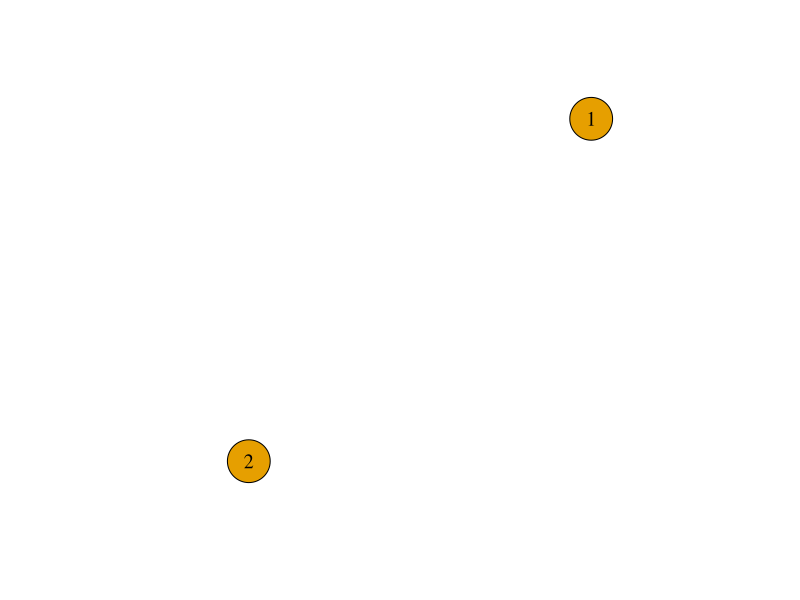
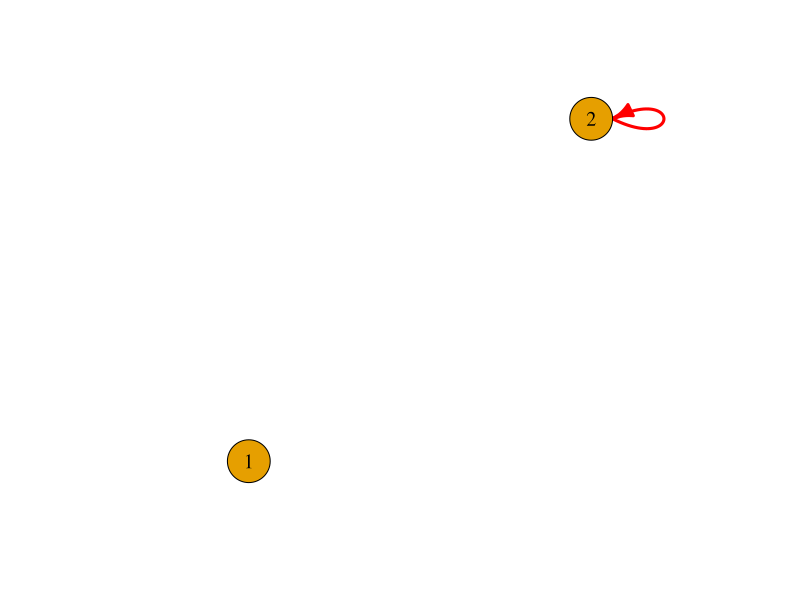
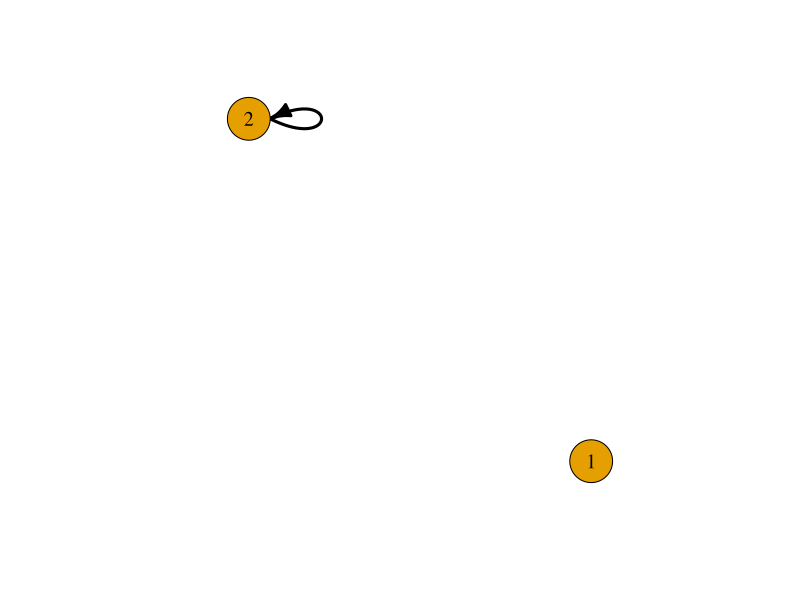
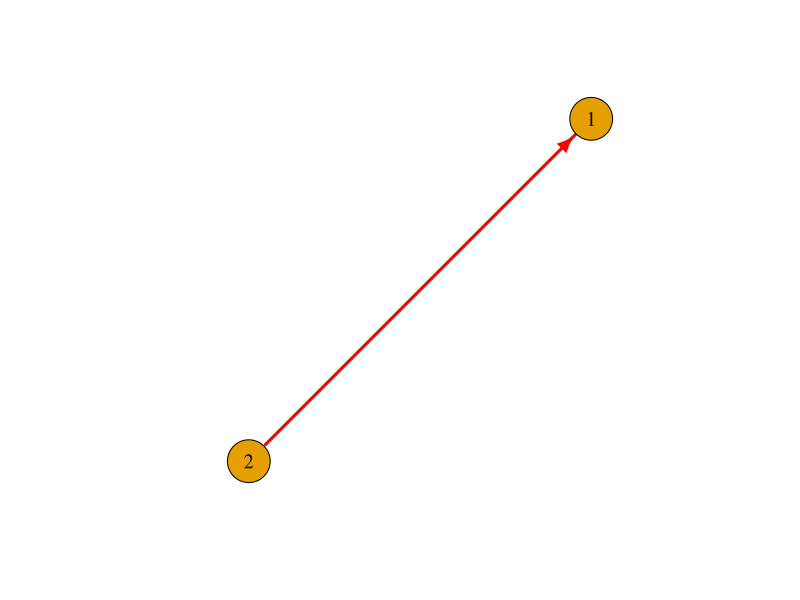
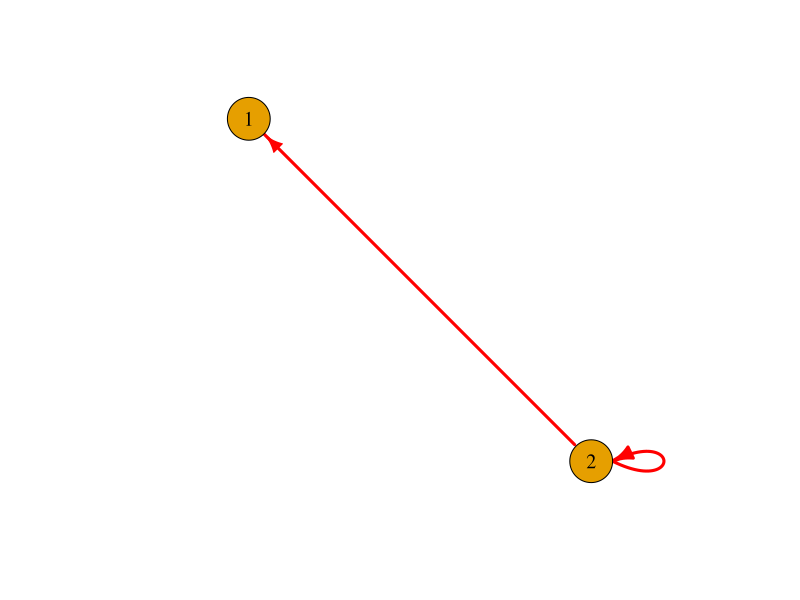
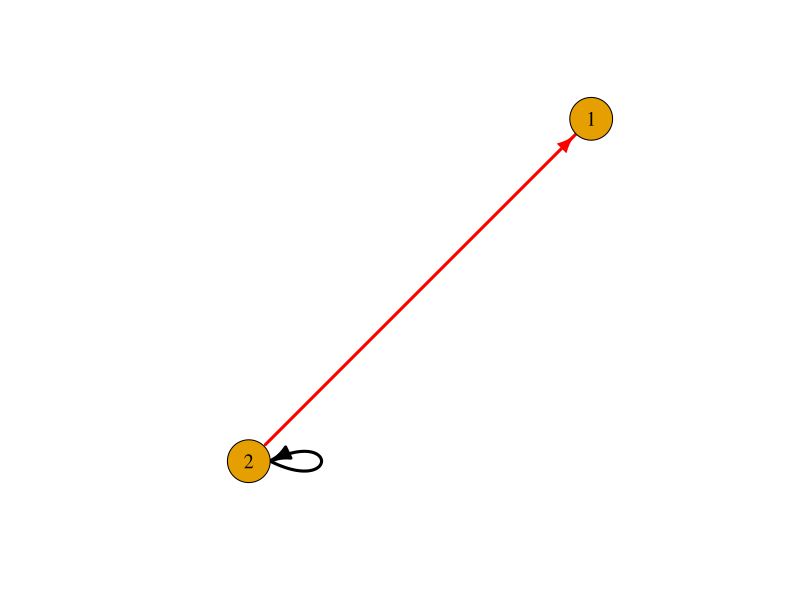
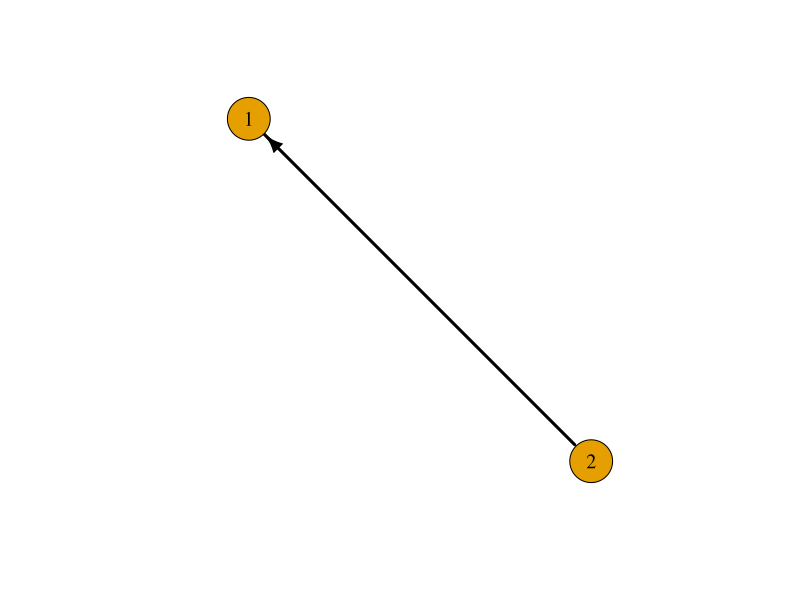
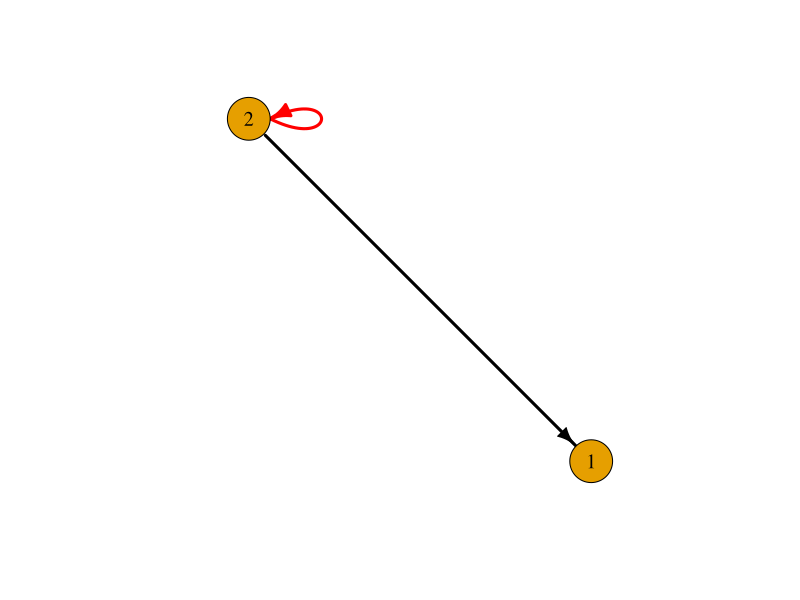

Source code (R) for these figures, in order:
#  This code generates isomorphic graphs based on number of nodes
#  
#  saves the graphs in a pdf file
#  
#  for 2 nodes, 45 graphs are generated, structurally unique (total number 81)
#  
#  for 3 nodes, 3411 graphs are generated (total number 19683)
#  


library(igraph)
library(digest)
library(grDevices)  
library(combinat)

generate_signed_graphs_hashed <- function(n) {
  total_edges <- n * n
  total_graphs <- 3^total_edges
  cat("Total graphs to generate:", total_graphs, "\n")
  
  
  base3_to_signed <- function(vec) {
    sapply(vec, function(x) if (x == 0) 0 else if (x == 1) -1 else 1)
  }
  
  
  int_to_base3 <- function(num, len) {
    base3 <- integer(len)
    for (i in 1:len) {
      base3[i] <- num %% 3
      num <- num %/% 3
    }
    return(rev(base3))
  }
  
  
  perms <- combinat::permn(n)
  
  
  canonical_signature <- function(mat, perms) {
    sigs <- sapply(perms, function(p) {
      permuted_mat <- mat[p, p, drop = FALSE]
      paste(as.vector(permuted_mat), collapse = ",")
    })
    return(min(sigs))
  }
  
  unique_graphs <- list()
  graph_hashes <- character()
  
  
  pdf("signed_graphs.pdf", width = 8, height = 8)
  
  for (i in 0:(total_graphs - 1)) {
    vec <- int_to_base3(i, total_edges)
    adj_vals <- base3_to_signed(vec)
    mat <- matrix(adj_vals, nrow = n, byrow = TRUE)
    
    
    sig <- canonical_signature(mat, perms)
    h <- digest(sig)
    
    if (!(h %in% graph_hashes)) {
      
      g <- graph_from_adjacency_matrix(mat != 0, mode = "directed", diag = TRUE)
      E(g)$sign <- mat[mat != 0]
      
      unique_graphs[[length(unique_graphs) + 1]] <- g
      graph_hashes <- c(graph_hashes, h)
      
      
      edge_colors <- ifelse(E(g)$sign == -1, "red", "black")
      
      plot(
        g, 
        edge.color = edge_colors,  
        edge.width = 3,  
        vertex.size = 25,  
        vertex.label.cex = 1.2,  
        vertex.label.color = "black",  
        layout = layout_nicely(g)  
      )
    }
  }
  
  
  dev.off()
  
  cat("Unique signed graphs found:", length(unique_graphs), "\n")
  
  return(unique_graphs)
}

# Provide number of nodes
graphs_hashed <- generate_signed_graphs_hashed(2)
